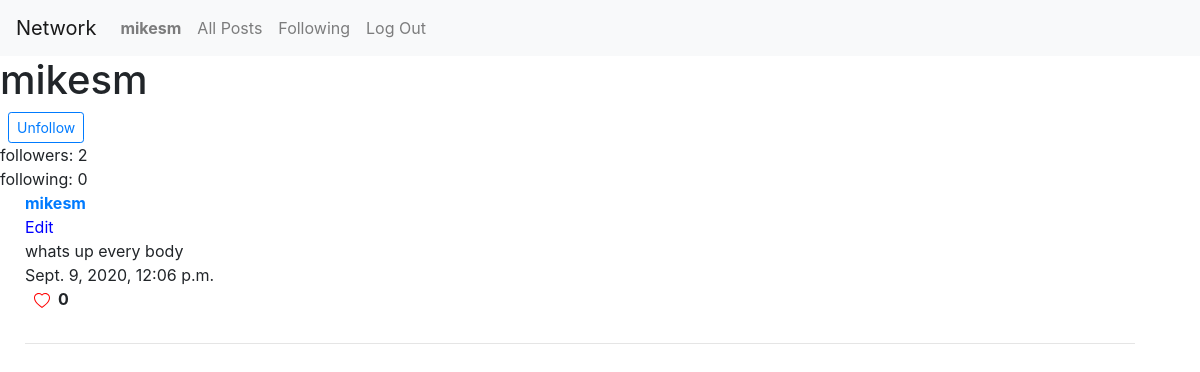
Page /user/mikesm (signed in) on the committed database.
### network/models.py (models this page shows, shortened)
class User(AbstractUser):
    pass

class Post(models.Model):
    user = models.ForeignKey(User, on_delete=models.CASCADE, related_name="poster")
    posts = models.TextField(max_length=260)
    time = models.DateTimeField(auto_now_add=True)
    like = models.ManyToManyField(User, blank=True, related_name="liked")

### network/views.py (the view)
# urls.py: path("user/<str:username>", views.user, name="user"),
@login_required(login_url='login')
def user(request, username):
    try:
        user = User.objects.get(username=username)
        profile = Profile.objects.get(user=user)
        users_profile = Profile.objects.get(user=request.user)
    except:
        return render(request, 'network/profile.html', {"error": True})
    follower = profile.followers.count()
    following = profile.following.count()
    post = Post.objects.filter(user=user).order_by('-time')
    return render(request, "network/profile.html", {
        "user": user,
        "follower": follower,
        "following": following,
        'users_profile': users_profile,
        "posts": post
    })

### network/templates/network/profile.html (shortened to what this page needs)
{% extends 'network/layout.html' %}
{% block body %}
    {% if not error %}
        <div>
            <h1>{{ user.username }}</h1>
        </div>
        {%if request.user != user%}
            <form action="{% url 'follow' %}" method="post">
                <button class="btn btn-outline-primary btn-sm mx-2 h-25" id="follow-btn" name="user" value="{{ user.username }}">
                    {% if user in users_profile.following.all %}
                        Unfollow
                    {% else %}
                        Follow
                    {% endif %}
                </button>
            </form>
        {%endif %}
        <div>
            followers: {{ follower }}
        </div>
        <div>
            following: {{ following }}
        </div>
        {% for post in posts %}
            <div style="margin-left: 10px;" class="container">
                <div><a href="{% url 'user' username=post.user.username %}"><strong>{{ post.user }}</strong></div></a>
                <div class="main">
                    <button class="btn{{ post.id }}" onclick="edit('{{ post.id }}')" value="{{ post.id }}">Edit</button>
                </div>
                <div>{{ post.posts }}</div>
                <div>{{ post.time }}</div>
                <div class="row">
                    <a href="javascript:like({{post.id}})" id="test">
                        <div class="ml-4" id="heart-{{post.id}}">
                        </div>
                    </a>
                    <div class="ml-2">
                        <p class="font-weight-bold" id="likes-{{post.id}}">{{ post.like.all|length }}</p>
                    </div>
                </div>
                <hr>
            </div>
        {% endfor %}
    {% endif %}
{% endblock %}

### network/templates/network/layout.html (shortened to what this page needs)
{% load static %}
<!DOCTYPE html>
<html lang="en">
    <head>
        <link rel="stylesheet" href="https://stackpath.bootstrapcdn.com/bootstrap/4.4.1/css/bootstrap.min.css">
        <link rel="stylesheet" href="https://cdnjs.cloudflare.com/ajax/libs/font-awesome/4.7.0/css/font-awesome.min.css">
        <link href="{% static 'network/styles.css' %}" rel="stylesheet">
    </head>
    <body>
        <nav class="navbar navbar-expand-lg navbar-light bg-light">
            <a class="navbar-brand" href="#">Network</a>
            <div>
              <ul class="navbar-nav mr-auto">
                {% if user.is_authenticated %}
                    <li class="nav-item">
                        <a class="nav-link" href="{% url 'newpost' %}"><strong>{{ user.username }}</strong></a>
                    </li>
                {% endif %}
                <li class="nav-item">
                  <a class="nav-link" href="{% url 'index' %}">All Posts</a>
                </li>
                {% if user.is_authenticated %}
                    <li class="nav-item">
                        <a class="nav-link" href="{% url 'following'%}">Following</a>
                    </li>
                    <li class="nav-item">
                        <a class="nav-link" href="{% url 'logout' %}">Log Out</a>
                    </li>
                {% endif %}
              </ul>
            </div>
          </nav>
        <div class="body">
            {% block body %}
            {% endblock %}
        </div>
    </body>
</html>

### network/static/network/styles.css (style rules this page uses)
.main > button { padding: 0px; border: none; background: none; cursor: pointer; color: blue; outline: none; }

### rows in the picture
User: username "mikesm"
Post: user "mikesm", posts "whats up every body", time "Sept. 9, 2020, 12:06 p.m.", like.all|length "0"

### other values in the picture
{{ follower }} "2"
{{ following }} "0"
